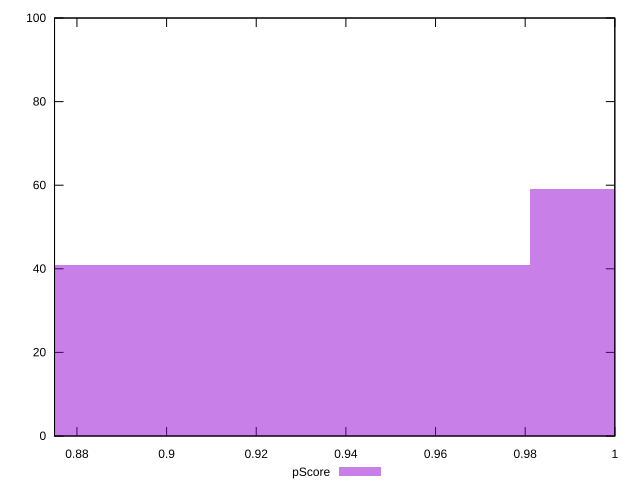

This chart was generated by the following gnuplot code:
reset

$pScore <<EOF
1.0566042969703118 59
0.905660825974553 41
EOF

set key outside below
set boxwidth 0.15094347099575883
set xrange [0.875:1]
set yrange [0:100]
set trange [0:100]
set style fill transparent solid 0.5 noborder
set terminal svg size 640, 490 enhanced background rgb 'white'
set output "reports/report_00032_2021-02-25T10-28-15.087Z/legacy-javascript/samples/astro/pScore/histogram.svg"

plot $pScore title "pScore" with boxes

reset
